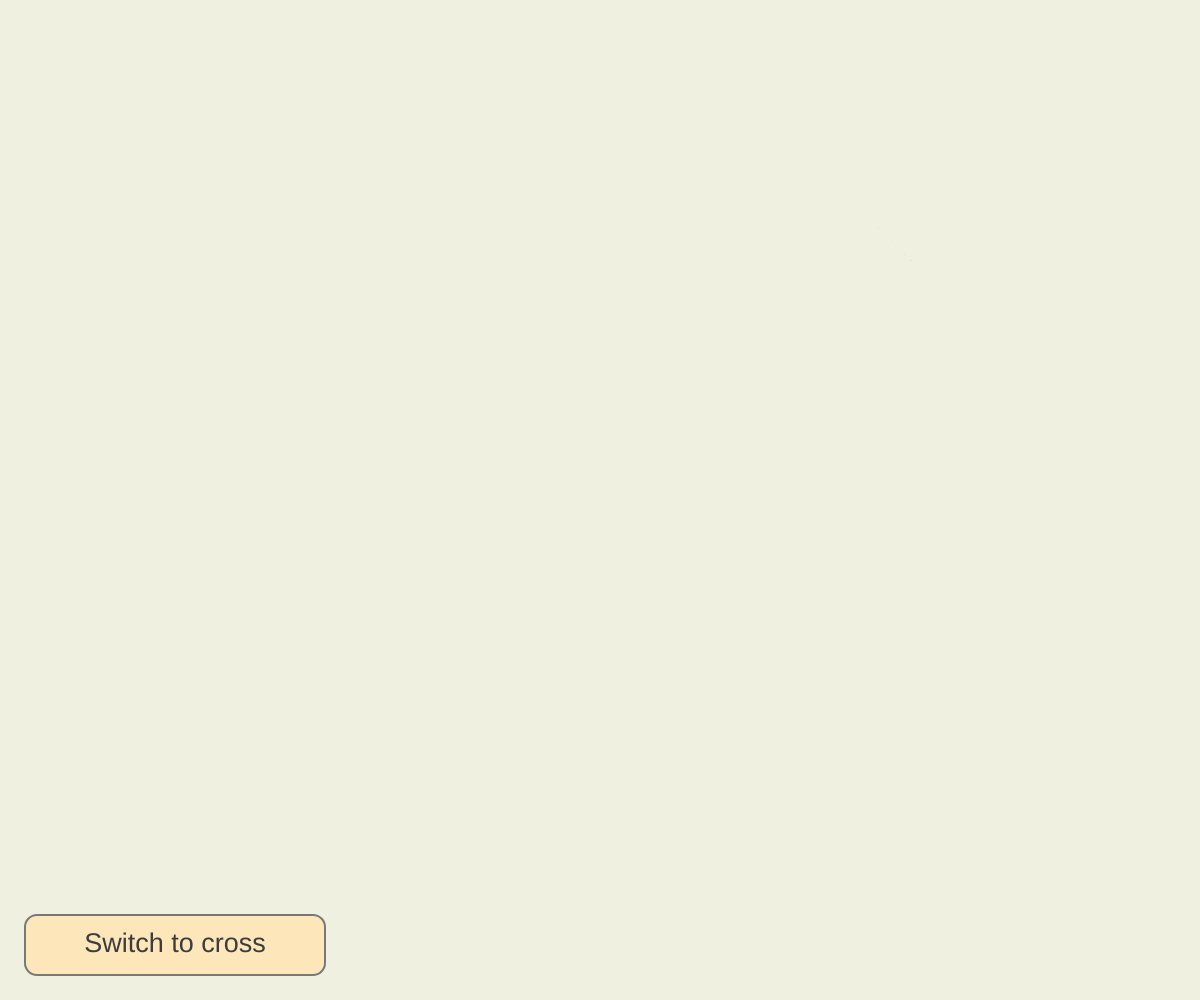
Frame 1 (no input)
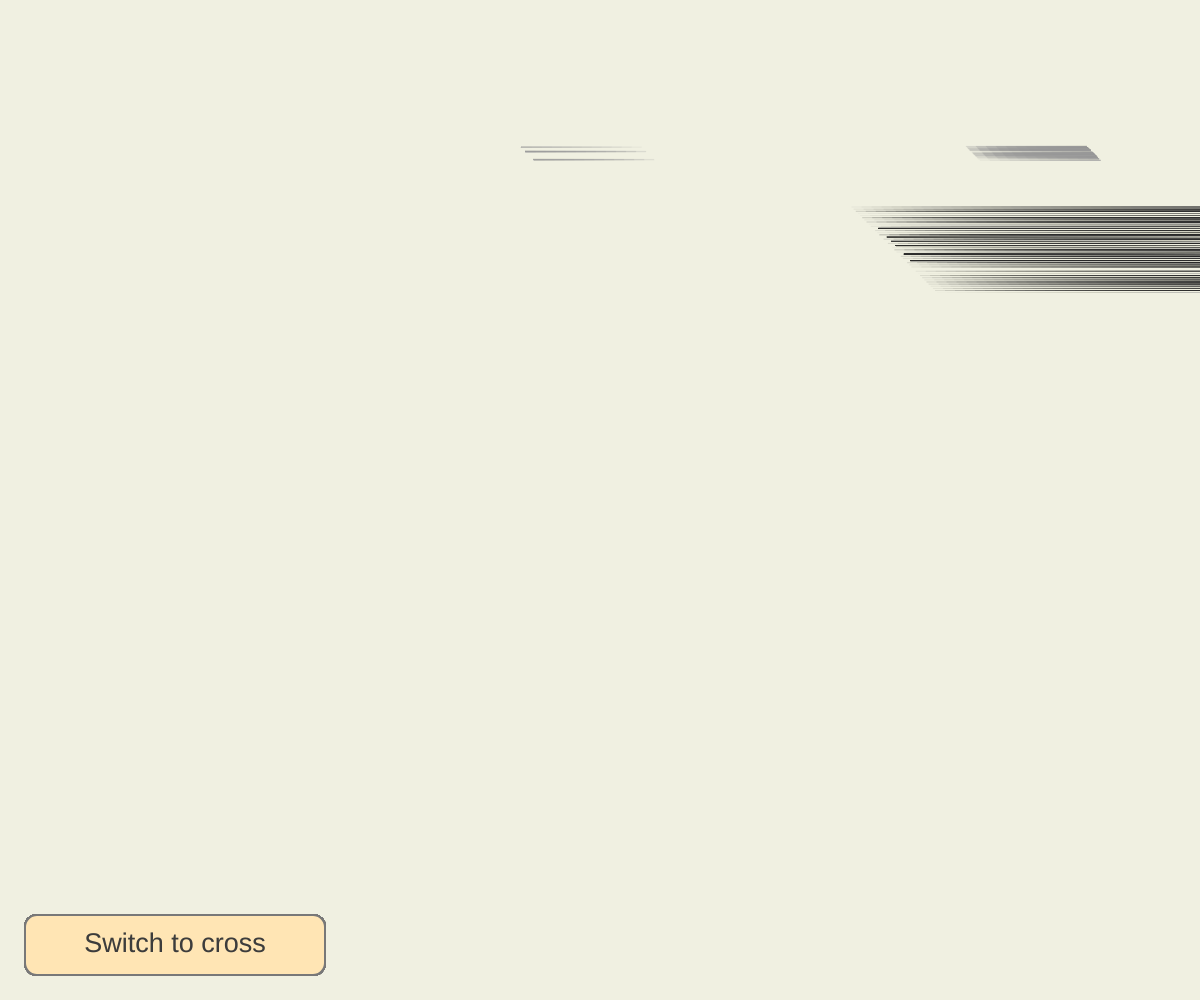
Frame 60 (no input)
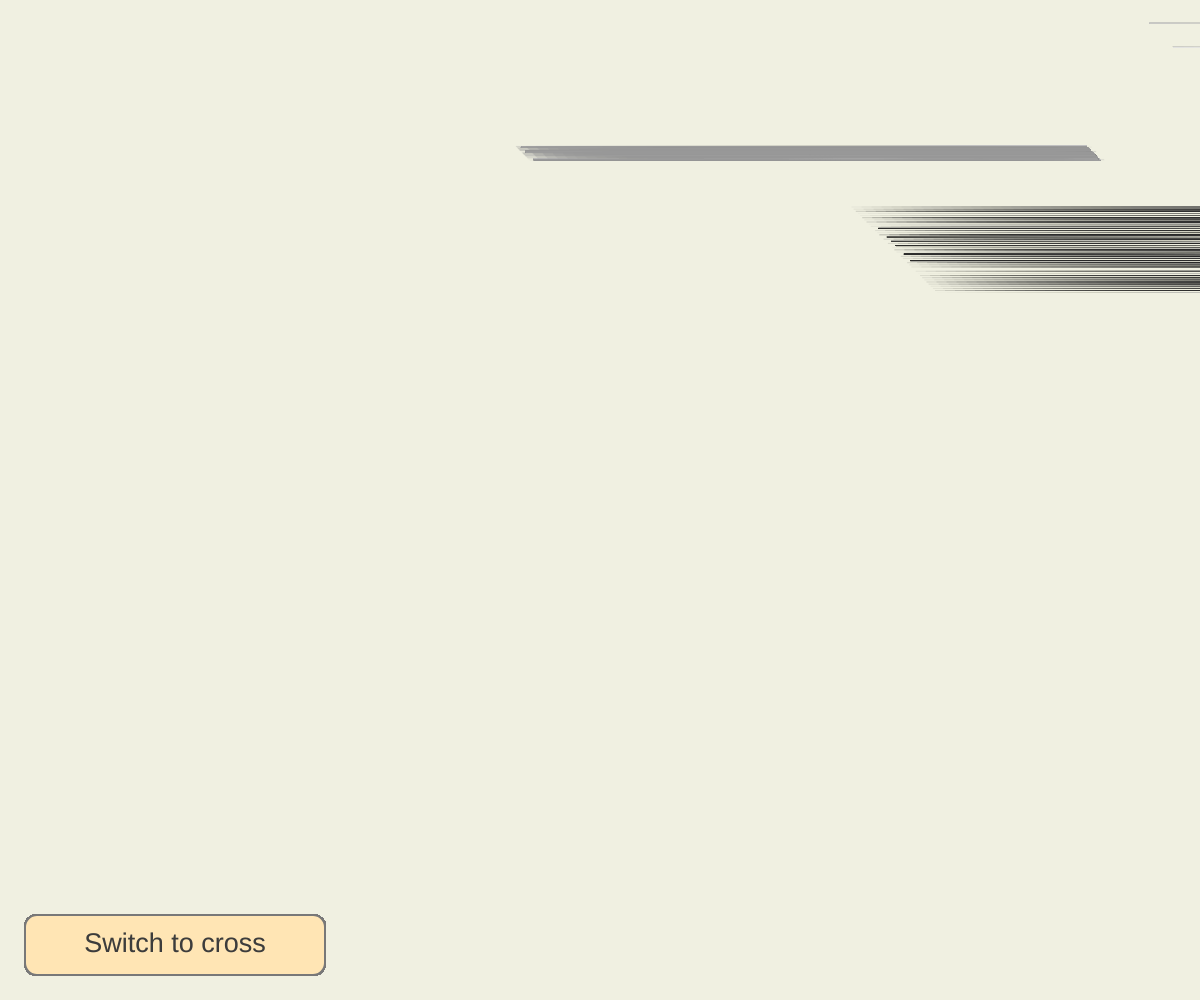
Frame 120 (the mouse pressed at the canvas centre since frame 60)

The p5.js sketch that drew these frames (run headless with seeded random() and noise() and a simulated clock; from frame 60 on, the mouse is pressed at the canvas centre):

// p5.js sketch
// ── sketch.js
let stripes = [];           // Array to store all line stripe objects
let currentStripe = 0;      // Index of the current stripe being animated

let mode = 1;               // Drawing mode: 0 = cross pattern, 1 = parallel lines

function setup() {
  createCanvas(windowWidth, windowHeight);
  angleMode(DEGREES);
  background(240, 240, 225);

  // Define ranges for stripe placement
  let rangeX = windowWidth / 2;
  let rangeY = windowHeight / 2;
  let rangeLength = windowWidth * 0.5;

  // Define angle options based on drawing mode
  let baseAngles;
  if (mode == 0) {
    baseAngles = [0, 90, -90]; // cross pattern
  } else if (mode == 1) {
    baseAngles = [0];          // parallel horizontal lines
  }

  // Generate 100 line stripe objects
  for (let i = 0; i < 100; i++) {
    stripes.push(new LineStripe(
      random(-rangeX, rangeX),          // x position
      random(-rangeY, rangeY),          // y position
      random(20, rangeLength),          // length of each line
      random(0.1, 6),                   // spacing between lines
      floor(random(6, 50)),             // number of lines in each stripe
      random(baseAngles),               // angle of rotation
      random(0.1, 1)                    // base stroke weight
    ));
  }
}

function draw() {
  translate(width / 2, height / 2);  

  // Animate stripes one at a time
  if (currentStripe < stripes.length) {
    stripes[currentStripe].displayStep();
    if (stripes[currentStripe].done) {
      currentStripe++;
    }
  } else {
    noLoop(); // Stop drawing once all stripes are done
  }

  drawModeButton(); // Draw UI button
}

// Draws a button at the bottom left corner to toggle drawing mode
function drawModeButton() {
  push();
  resetMatrix();//
  // Button position and size adapt to the canvas
  let margin = 0.025 * min(width, height); 
  let btnW = 0.25 * width;   
  let btnH = 0.06 * height;  
  let x = margin;
  let y = height - btnH - margin;

  fill(255, 230, 180, 220);
  stroke(120);
  strokeWeight(2);
  rect(x, y, btnW, btnH, 12);

  fill(60);
  noStroke();
  textSize(btnH * 0.45); // The font size changes according to the height of the button
  textAlign(CENTER, CENTER);
  text(
    mode === 1 ? "Switch to cross" : "Switch to parallel",
    x + btnW / 2,
    y + btnH / 2
  );
  pop();
}

// Handle mouse click for toggling modes
function mousePressed() {
  let margin = 0.025 * min(width, height);
  let btnW = 0.25 * width;
  let btnH = 0.06 * height;
  let x = margin;
  let y = height - btnH - margin;

  if (
    mouseX >= x && mouseX <= x + btnW &&
    mouseY >= y && mouseY <= y + btnH
  ) {
    mode = mode === 1 ? 0 : 1;

    // Reset everything and rerun setup
    stripes = [];
    currentStripe = 0;
    setup();
    loop();
  }
}

// Handle window resize
function windowResized() {
  resizeCanvas(windowWidth, windowHeight); 
  background(240, 240, 225); 
  stripes = [];
  currentStripe = 0;
  setup(); // regenerate stripes on resize
  loop();
}

// LineStripe class for generating and animating a set of lines
class LineStripe {
  constructor(x, y, len, spacing, count, angle, baseWeight) {   
    this.x = x;                        //Position of line
    this.y = y;                        //Position of line
    this.len = len;                    //Length of line
    this.spacing = spacing;            //Spacing of line
    this.count = count;                // Number of lines in the stripe
    this.angle = angle;                //Angle of line
    this.baseWeight = baseWeight;      //Width of line stroke
    this.lines = [];                   //Array to store the lines
    this.done = false;                 //Flag to indicate if the stripe is fully drawn
    this.currentLen = 0;               //Current line length  
    this.gray = random(10, 200);       //grayscale base color

    // Initialize each line’s parameters
    for (let i = 0; i < this.count; i++) {
      let offsetY = i * this.spacing;                     // avoid overlapping lines
      let opacity = random(2, 100);                       // random opacity
      let weight = this.baseWeight + random(-0.1, 0.5);   // random weight variation
      let m = round(random(3));                           // direction modifier (0 or 1)
      this.lines.push({ offsetY, opacity, weight, m });   
    }
  }

  // Draw the line stripe step by step with animation
  displayStep() {
    push();
    translate(this.x, this.y);
    rotate(-this.angle);

    // Draw each line segment with dynamic length
    for (let i = 0; i < this.lines.length; i++) {
      let l = this.lines[i];
      stroke(this.gray, l.opacity);
      strokeWeight(l.weight);
      
      //Decide the growing direction of line based on mode
      if (l.m == 0) {
        line(0 + l.offsetY, l.offsetY, this.currentLen + l.offsetY, l.offsetY);
      } else {
        line(this.len + l.offsetY, l.offsetY, this.len - this.currentLen + l.offsetY, l.offsetY);
      }
    }

    // Animate growth of lines
    if (this.currentLen < this.len) {
      this.currentLen += 10;
    } else {
      this.done = true; //Mark done and continue to draw the next lines
    }
    pop();
  }
}

// ── style.css
/* css file */

html, body {
  margin: 0;
  padding: 0;
}

canvas {
  display: block;
}
